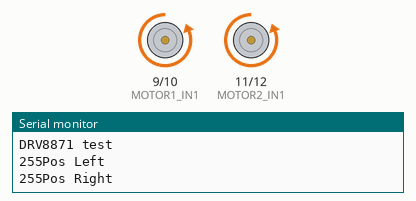
Simulated run of this sketch. Board: Arduino Uno, built with avr-gcc and run on an emulated ATmega328P. On the bench: motor-driver pin pairs drawn as motors (green arrow = first pin HIGH = forward, orange = second pin HIGH = backward, longer = more drive), the last lines printed to the serial monitor.

Above: at 0.5 s.
At 5.0 s:
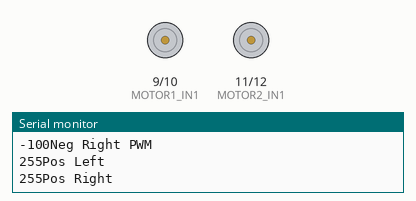
Timing chart, 0 to 6.9 s (numbered marks = the images above):
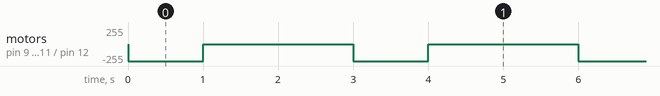

Measured:
- by itself, motor on pin 9 (MOTOR1_IN1) / pin 10 (MOTOR1_IN2), motor on pin 11 (MOTOR2_IN1) / pin 12 (MOTOR2_IN2): alternates backward 255/255 for 1.0 s and stopped for 2.0 s

The sketch:

motor_driver_sample.ino
```cpp
// Basic sketch for trying out the Adafruit DRV8871 Breakout

#define MOTOR1_IN1 9
#define MOTOR1_IN2 10
#define MOTOR2_IN1 11
#define MOTOR2_IN2 12

void setup() {
  Serial.begin(9600);
  Serial.println("DRV8871 test");
  pinMode(MOTOR1_IN1, OUTPUT);
  pinMode(MOTOR1_IN2, OUTPUT);
  pinMode(MOTOR2_IN1, OUTPUT);
  pinMode(MOTOR2_IN2, OUTPUT);
}

int convertPercent(double input){

  if(input > 100.1){ //edge cases for invalid values
    input = 100;
  }
  if(input < -100){
    input = -100;
  }
    return (input * 2.55); //return a pwm value
}

void setSpeedPercent(double leftPercent, double rightPercent){ //sets speed of left and right wheel (0-100%)

  int leftSpeed = convertPercent(leftPercent); //converts percent to pwm values
  int rightSpeed = convertPercent(rightPercent);

  if(leftSpeed >0){ //For positive values
    digitalWrite(MOTOR1_IN1, LOW);
    analogWrite(MOTOR1_IN2, leftSpeed);
    Serial.print(leftSpeed);
    Serial.print("Pos Left\n");
  }
  if(rightSpeed > 0){
    digitalWrite(MOTOR2_IN1, LOW);
    analogWrite(MOTOR2_IN2, rightSpeed);
    Serial.print(rightSpeed);
    Serial.print("Pos Right\n");
    }

  if(leftSpeed < 0){ //For negative values
    digitalWrite(MOTOR1_IN2, LOW);
    analogWrite(MOTOR1_IN1, leftSpeed);
    Serial.print(leftSpeed);
    Serial.print("Neg Left\n");
    }

  if(rightSpeed < 0){
    digitalWrite(MOTOR2_IN2, LOW);
    analogWrite(MOTOR2_IN1, rightSpeed);
    Serial.print(rightSpeed);
    Serial.print("Neg Right\n");
    }
}

void setSpeedPWM(int leftPWM, int rightPWM){ //sets speed of left and right wheel via pwm value

  if(leftPWM > 0){
    digitalWrite(MOTOR1_IN1, LOW);
    analogWrite(MOTOR1_IN2, leftPWM);
    Serial.print(leftPWM);
    Serial.print("Pos Left PWM\n");
  }
  if(rightPWM > 0){
    digitalWrite(MOTOR2_IN1, LOW);
    analogWrite(MOTOR2_IN2, rightPWM);
    Serial.print(rightPWM);
    Serial.print("Pos Right PWM\n");
    }

  if(leftPWM < 0){
    digitalWrite(MOTOR1_IN2, LOW);
    analogWrite(MOTOR1_IN1, leftPWM);
    Serial.print(leftPWM);
    Serial.print("Neg Left PWM\n");
    }

  if(rightPWM < 0){
    digitalWrite(MOTOR2_IN2, LOW);
    analogWrite(MOTOR2_IN1, rightPWM);
    Serial.print(rightPWM);
    Serial.print("Neg Right PWM\n");
    }
}

void stop(){ //sets driver pwm to 0
  digitalWrite(MOTOR1_IN1, LOW);
  digitalWrite(MOTOR1_IN2, LOW);
  digitalWrite(MOTOR2_IN1, LOW);
  digitalWrite(MOTOR2_IN2, LOW);
}

void loop() { //test code for arduino
  setSpeedPercent(100, 100);
  delay(1000);
  stop();
  delay(1000);
  setSpeedPWM(-100, -100);
  stop();
  delay(1000);
}
```
